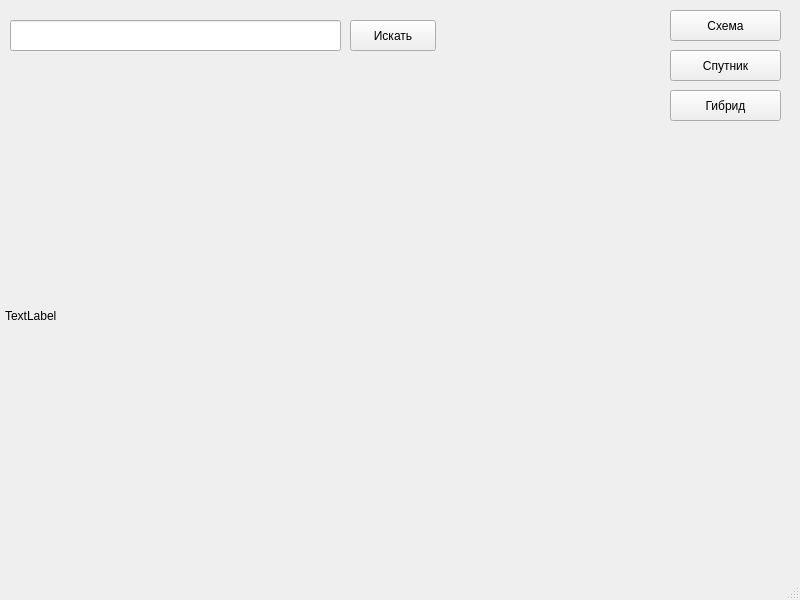
<?xml version="1.0" encoding="UTF-8"?>
<ui version="4.0">
 <class>MainWindow</class>
 <widget class="QMainWindow" name="MainWindow">
  <property name="geometry">
   <rect>
    <x>0</x>
    <y>0</y>
    <width>800</width>
    <height>600</height>
   </rect>
  </property>
  <property name="windowTitle">
   <string>MainWindow</string>
  </property>
  <widget class="QWidget" name="centralwidget">
   <widget class="QLabel" name="label">
    <property name="geometry">
     <rect>
      <x>5</x>
      <y>70</y>
      <width>641</width>
      <height>491</height>
     </rect>
    </property>
    <property name="text">
     <string>TextLabel</string>
    </property>
   </widget>
   <widget class="QPushButton" name="pushButton">
    <property name="geometry">
     <rect>
      <x>670</x>
      <y>10</y>
      <width>111</width>
      <height>31</height>
     </rect>
    </property>
    <property name="text">
     <string>Схема</string>
    </property>
   </widget>
   <widget class="QPushButton" name="pushButton_2">
    <property name="geometry">
     <rect>
      <x>670</x>
      <y>50</y>
      <width>111</width>
      <height>31</height>
     </rect>
    </property>
    <property name="text">
     <string>Спутник</string>
    </property>
   </widget>
   <widget class="QPushButton" name="pushButton_3">
    <property name="geometry">
     <rect>
      <x>670</x>
      <y>90</y>
      <width>111</width>
      <height>31</height>
     </rect>
    </property>
    <property name="text">
     <string>Гибрид</string>
    </property>
   </widget>
   <widget class="QLineEdit" name="lineEdit">
    <property name="geometry">
     <rect>
      <x>10</x>
      <y>20</y>
      <width>331</width>
      <height>31</height>
     </rect>
    </property>
   </widget>
   <widget class="QPushButton" name="pushButton_4">
    <property name="geometry">
     <rect>
      <x>350</x>
      <y>20</y>
      <width>86</width>
      <height>31</height>
     </rect>
    </property>
    <property name="text">
     <string>Искать</string>
    </property>
   </widget>
  </widget>
  <widget class="QMenuBar" name="menubar">
   <property name="geometry">
    <rect>
     <x>0</x>
     <y>0</y>
     <width>800</width>
     <height>27</height>
    </rect>
   </property>
  </widget>
  <widget class="QStatusBar" name="statusbar"/>
 </widget>
 <resources/>
 <connections/>
</ui>
